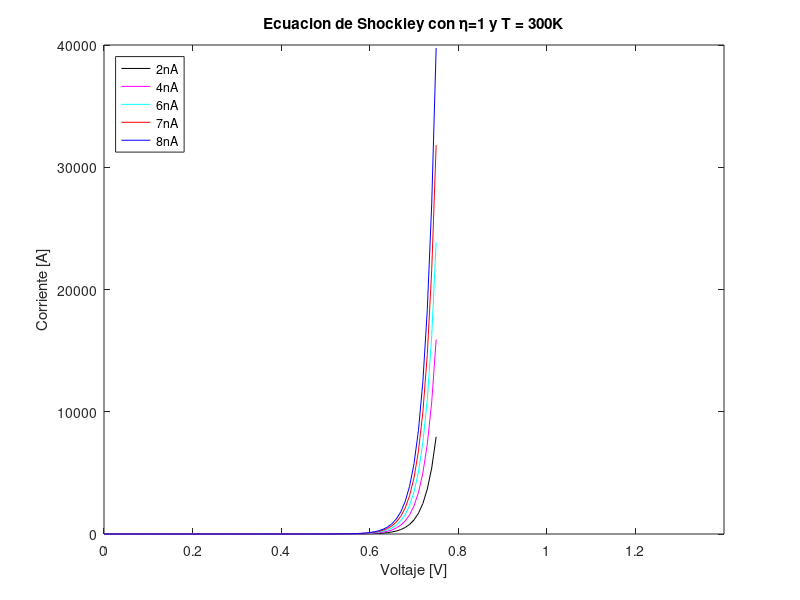
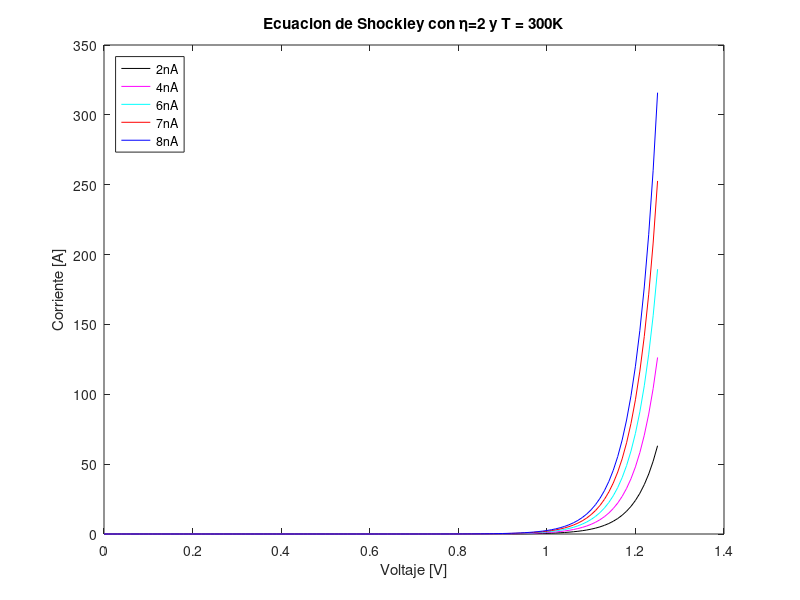

Here is the MATLAB script that generated these plots, in order:
clear all; close all;
q = 1;t = 300; k = 8.617333262*10^(-5); 
v1 = 0:0.01:0.75; %2.5
v2 = 0:0.01:1.25; %3.1
fi = @ (io, eta) io*(exp((q*v1)/(eta*k*t))-1);
gi = @ (io, eta) io*(exp((q*v2)/(eta*k*t))-1);
%%%%%%%%%%%%%%%%%%%%%%% eta 1 (+ ideal)%%%%%%%%%%%%%%%%%%%%%%%
i1 = fi(2*10^(-9),1); 
i2 = fi(4*10^(-9),1);
i3 = fi(6*10^(-9),1);
i4 = fi(8*10^(-9),1);
i5 = fi(10*10^(-9),1);
figure (1); clf;
plot(v1,i1,'k',v1,i2,'m',v1,i3,'c',v1,i4,'r',v1,i5,'b')
xlabel('Voltaje [V]');ylabel('Corriente [A]');
legend('2nA','4nA','6nA','7nA','8nA','Location','northwest')
title('Ecuacion de Shockley con \eta=1 y T = 300K')
axis([0 1.4 0 40000])
print -djpeg -r100 grafica_eta1.jpg
%%%%%%%%%%%%%%%%%%%%%%% eta 2 (- ideal)%%%%%%%%%%%%%%%%%%%%%%%
i6 = gi(2*10^(-9),2);
i7 = gi(4*10^(-9),2);
i8 = gi(6*10^(-9),2);
i9 = gi(8*10^(-9),2);
i10 = gi(10*10^(-9),2);
figure (2); clf;
plot(v2,i6,'k',v2,i7,'m',v2,i8,'c',v2,i9,'r',v2,i10,'b')
xlabel('Voltaje [V]');ylabel('Corriente [A]');
legend('2nA','4nA','6nA','7nA','8nA','Location','northwest')
title('Ecuacion de Shockley con \eta=2 y T = 300K')
print -djpeg -r100 grafica_eta2.jpg
vt = k*t/q %voltaje termico
